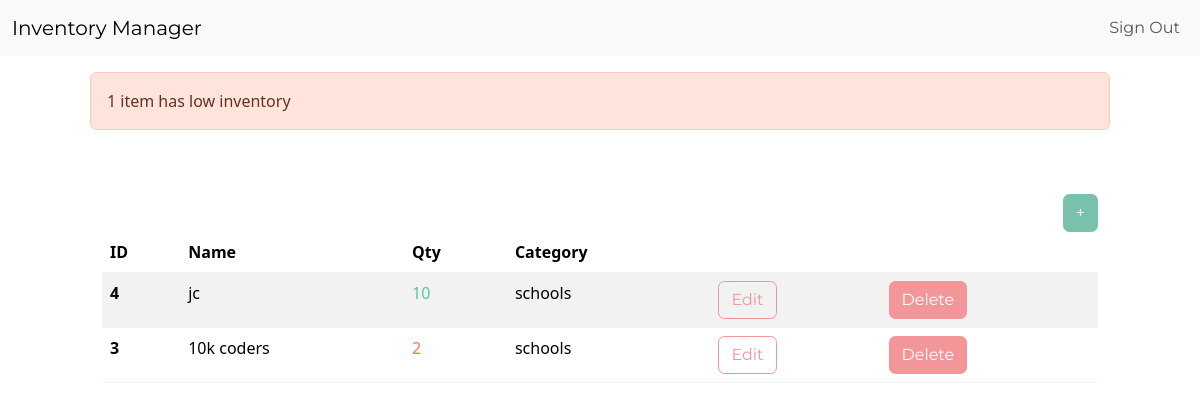
Page /dashboard/ (signed in) on the earlier database version.
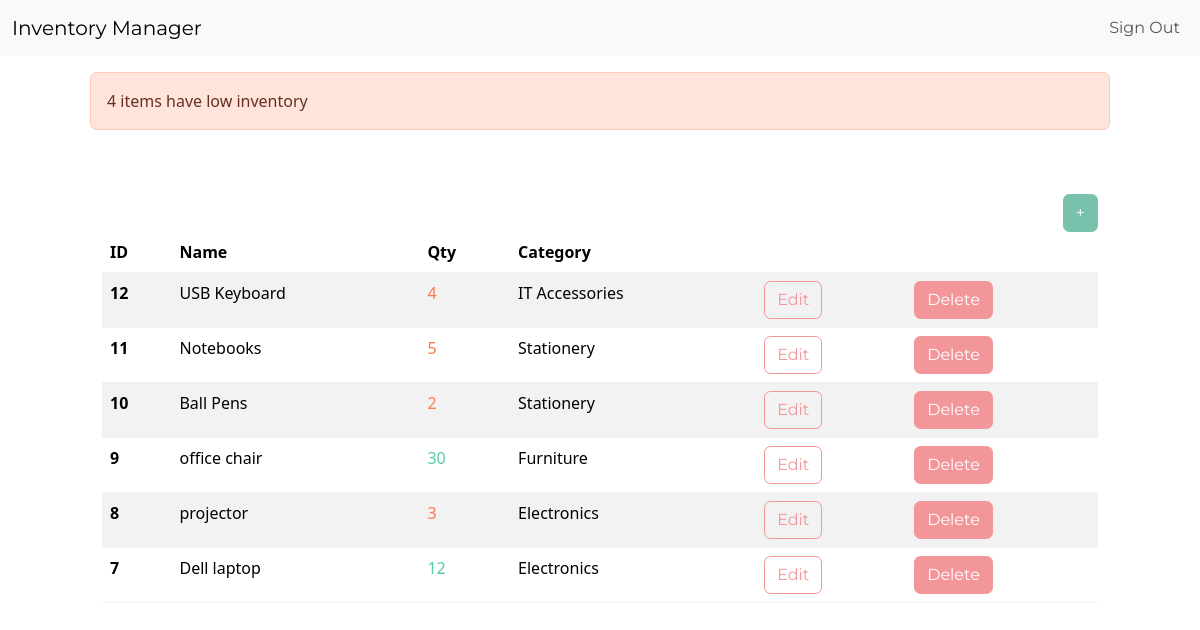
Same page on the later database version.
### app/models.py (models this page shows, shortened)
class InventoryItem(models.Model):
	name = models.CharField(max_length=200)
	quantity = models.IntegerField()
	category = models.ForeignKey('Category', on_delete=models.SET_NULL, blank=True, null=True)
	date_created = models.DateTimeField(auto_now_add=True)
	user = models.ForeignKey(User, on_delete=models.CASCADE,null=True,blank=True)

class Category(models.Model):
	name = models.CharField(max_length=200)
	class Meta:
		verbose_name_plural = 'categories'

### app/views.py (the view)
# urls.py: path('dashboard/',views.dashboard.as_view(),name='dashboard'),
class dashboard(LoginRequiredMixin,View):
    def get(self,request):
        items=InventoryItem.objects.all().order_by('-id')
        low_inventory=InventoryItem.objects.filter(quantity__lte=low_quantity)
        if low_inventory.count() > 1:
            messages.error(request, f'{low_inventory.count()} items have low inventory')
        else:
            messages.error(request, f'{low_inventory.count()} item has low inventory')
        low_inventory_ids=InventoryItem.objects.filter(quantity__lte=low_quantity).values_list('id',flat=True)
        context={
            'items':items,
            'low_inventory_ids':low_inventory_ids
        }
        return render(request,'inventory/dashboard.html',context)

### app/templates/inventory/dashboard.html (shortened to what this page needs)
{% extends 'inventory/base.html' %}
{% block content %}
	{% if messages %}
		<div class="row mt-3">
			{% for message in messages %}
				{% if message.tags == 'error' %}
					<div class="col-md-10 col-12 mx-auto alert alert-danger">
						{{ message }}
					</div>
				{% else %}
					<div class="col-md-10 col-12 mx-auto alert alert-success">
						{{ message }}
					</div>
				{% endif %}
			{% endfor %}
		</div>
	{% endif %}
	<div class="row">
		<div class="col-md-10 col-12 mx-auto mt-5">
			<div class="d-flex justify-content-end">
				<a href="{%url 'additem'%}" class="btn btn-primary">+</a>
			</div>
			<table class="table table-hover table-striped">
				<thead>
					<tr>
						<th scope="col">ID</th>
						<th scope="col">Name</th>
						<th scope="col">Qty</th>
						<th scope="col">Category</th>
						<th scope="col"></th>
						<th scope="col"></th>
					</tr>
				</thead>
				<tbody>
					{% for item in items %}
					<tr>
						<th scope="row">{{ item.id }}</th>
						<td>{{ item.name }}</td>
						{% if item.id in low_inventory_ids %}
							<td class="text-danger">{{ item.quantity }}</td>
						{% else %}
							<td class="text-success">{{ item.quantity }}</td>
						{% endif %}
						<td>{{ item.category.name }}</td>
						<td><a href="{% url 'edititem' item.id %}" class="btn btn-outline-secondary">Edit</a></td>
						<td><a href="{% url 'deleteitem' item.id %}" class="btn btn-secondary">Delete</a></td>
					</tr>
					{% endfor %}
				</tbody>
			</table>
		</div>
	</div>
{% endblock content %}

Differences in the rows shown:
removed InventoryItem: id "4", name "jc", quantity "10", category.name "schools"
removed InventoryItem: id "3", name "10k coders", quantity "2", category.name "schools"
added InventoryItem: id "12", name "USB Keyboard", quantity "4", category.name "IT Accessories"
added InventoryItem: id "11", name "Notebooks", quantity "5", category.name "Stationery"
added InventoryItem: id "10", name "Ball Pens", quantity "2", category.name "Stationery"
added InventoryItem: id "9", name "office chair", quantity "30", category.name "Furniture"
added InventoryItem: id "8", name "projector", quantity "3", category.name "Electronics"
added InventoryItem: id "7", name "Dell laptop", quantity "12", category.name "Electronics"
Other differences:
new list line: "4 items have low inventory"
list line gone: "1 item has low inventory"
